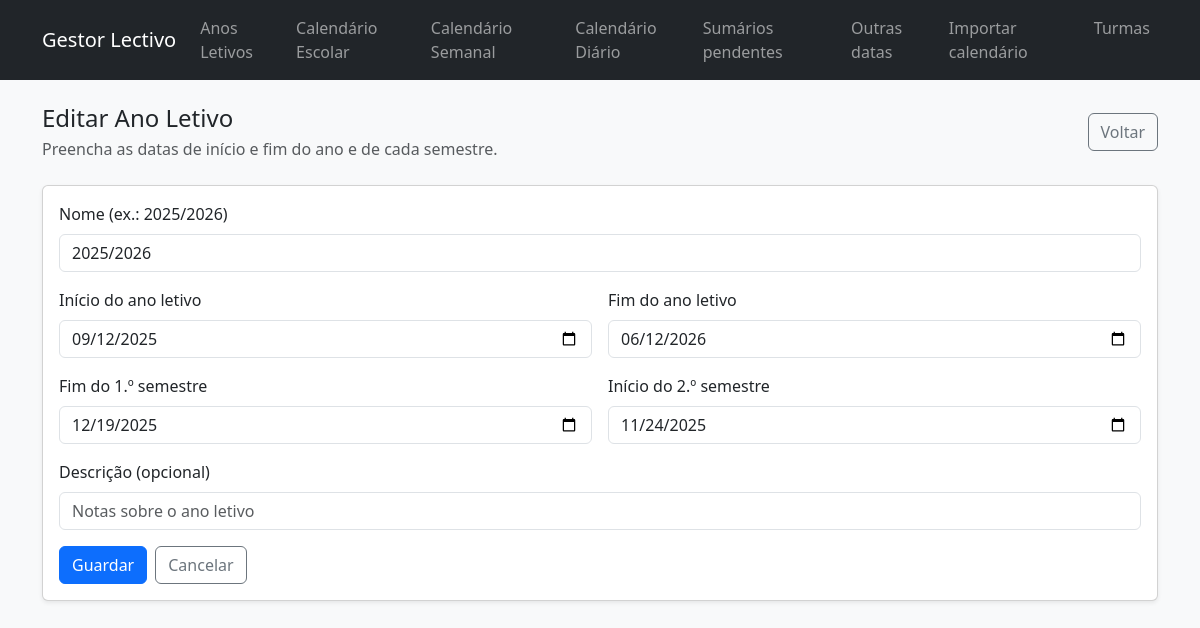
/anos-letivos/1/edit, run on an earlier commit of the app's database.
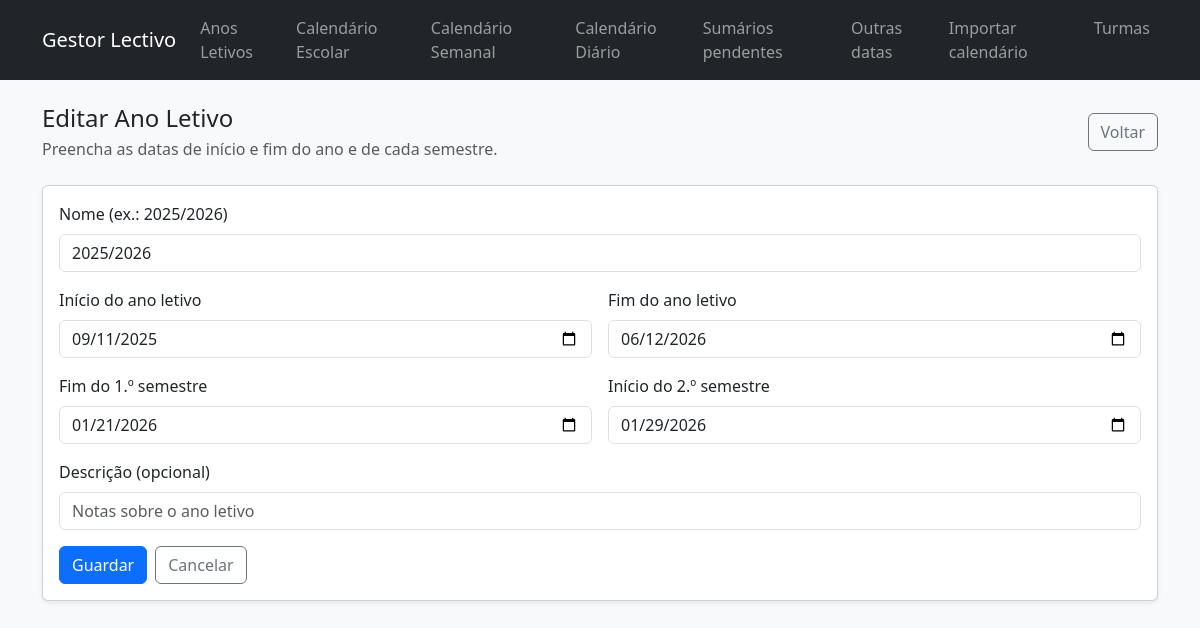
And on a later commit of the database.
### models.py (models this page shows)
class AnoLetivo(db.Model):
    __tablename__ = "anos_letivos"
    id = db.Column(db.Integer, primary_key=True)
    nome = db.Column(db.String(20), unique=True, nullable=False)
    data_inicio_ano = db.Column(db.Date, nullable=False)
    data_fim_ano = db.Column(db.Date, nullable=False)
    data_fim_semestre1 = db.Column(db.Date, nullable=False)
    data_inicio_semestre2 = db.Column(db.Date, nullable=False)
    descricao = db.Column(db.String(255))
    ativo = db.Column(db.Boolean, nullable=False, default=False)
    fechado = db.Column(db.Boolean, nullable=False, default=False)

### app.py (the view, shortened to what this page needs)
    @app.route("/anos-letivos/<int:ano_id>/edit", methods=["GET", "POST"])
    def anos_letivos_edit(ano_id):
        ano = AnoLetivo.query.get_or_404(ano_id)
        return render_template("anos_letivos/form.html", ano=ano)

### templates/anos_letivos/form.html
{% extends "base.html" %}
{% block content %}
<div class="d-flex align-items-center justify-content-between mb-4">
  <div>
    <h1 class="h4 mb-1">{% if ano %}Editar Ano Letivo{% else %}Novo Ano Letivo{% endif %}</h1>
    <p class="text-muted mb-0">Preencha as datas de início e fim do ano e de cada semestre.</p>
  </div>
  <a class="btn btn-outline-secondary" href="{{ url_for('anos_letivos_list') }}">Voltar</a>
</div>
<div class="card shadow-sm">
  <div class="card-body">
    <form method="post" class="row g-3">
      <div class="col-12">
        <label class="form-label">Nome (ex.: 2025/2026)</label>
        <input type="text" name="nome" class="form-control" value="{{ ano.nome if ano else '' }}" required>
      </div>
      <div class="col-md-6">
        <label class="form-label">Início do ano letivo</label>
        <input type="date" name="data_inicio_ano" class="form-control" value="{{ ano.data_inicio_ano.strftime('%Y-%m-%d') if ano and ano.data_inicio_ano }}">
      </div>
      <div class="col-md-6">
        <label class="form-label">Fim do ano letivo</label>
        <input type="date" name="data_fim_ano" class="form-control" value="{{ ano.data_fim_ano.strftime('%Y-%m-%d') if ano and ano.data_fim_ano }}">
      </div>
      <div class="col-md-6">
        <label class="form-label">Fim do 1.º semestre</label>
        <input type="date" name="data_fim_semestre1" class="form-control" value="{{ ano.data_fim_semestre1.strftime('%Y-%m-%d') if ano and ano.data_fim_semestre1 }}">
      </div>
      <div class="col-md-6">
        <label class="form-label">Início do 2.º semestre</label>
        <input type="date" name="data_inicio_semestre2" class="form-control" value="{{ ano.data_inicio_semestre2.strftime('%Y-%m-%d') if ano and ano.data_inicio_semestre2 }}">
      </div>
      <div class="col-12">
        <label class="form-label">Descrição (opcional)</label>
        <input type="text" name="descricao" class="form-control" value="{{ ano.descricao if ano and ano.descricao else '' }}" placeholder="Notas sobre o ano letivo">
      </div>
      <div class="col-12 d-flex gap-2">
        <button type="submit" class="btn btn-primary">Guardar</button>
        <a class="btn btn-outline-secondary" href="{{ url_for('anos_letivos_list') }}">Cancelar</a>
      </div>
    </form>
  </div>
</div>
{% endblock %}

What changed in the data, as far as the page shows it:
changed AnoLetivo: data_inicio_ano "09/12/2025" → "09/11/2025"; data_fim_semestre1 "12/19/2025" → "01/21/2026"; data_inicio_semestre2 "11/24/2025" → "01/29/2026"
